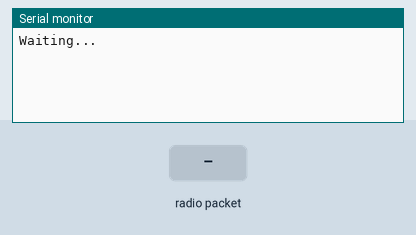
The sketch below on a simulated Arduino Uno, built with avr-gcc and run on an emulated ATmega328P. On the bench: the last lines printed to the serial monitor. The inputs (shaded band) are chosen by the test bench. No radio packets arrive unless stated.

Above: at 1.2 s.
1.3 s: radio packet "1" arrives
At 2.4 s:
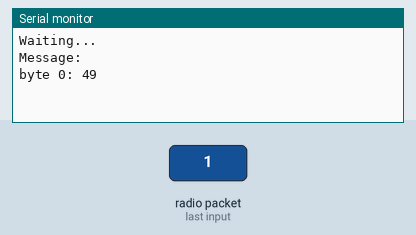
2.8 s: radio packet "0" arrives
At 3.5 s:
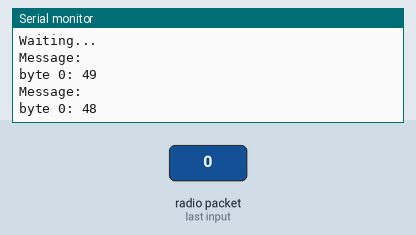
4.3 s: radio packet "2" arrives
At 4.7 s:
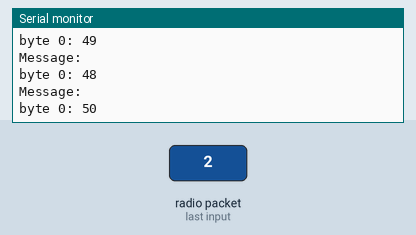

The sketch:

Receptor_Novo.ino
```cpp
#include <VirtualWire.h>

//===== Hardware Mapping =====//
#define RX_Pin 12

//===== Variables =====//
byte messageLength = VW_MAX_MESSAGE_LEN; //Maximum message length
byte message[VW_MAX_MESSAGE_LEN]; //buffer to store the sent data

void setup() {

  Serial.begin(9600);
  Serial.println("Waiting...");

  vw_set_rx_pin(RX_Pin);
  vw_setup(4000);
  vw_rx_start();
}

void loop() {

  if (vw_get_message(message, &messageLength)){

    Serial.println("Message:");

    for(int i = 0; i < messageLength; i++){
      if(message[i] != 0) {
        Serial.print("byte ");
        Serial.print(i);
        Serial.print(": ");
        Serial.println(message[i]);
      }
    }
  }
}
```

Measured:
- after the input at 1.3 s, the serial monitor: prints a new line at once (image 1)
- after the input at 2.8 s, the serial monitor: prints a new line at once (image 2)
- after the input at 4.3 s, the serial monitor: prints a new line at once (image 3)
